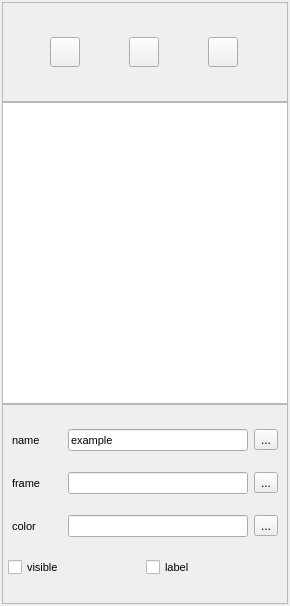
<?xml version="1.0" encoding="UTF-8"?>
<ui version="4.0">
 <class>CloudEditor</class>
 <widget class="QWidget" name="CloudEditor">
  <property name="windowModality">
   <enum>Qt::NonModal</enum>
  </property>
  <property name="enabled">
   <bool>true</bool>
  </property>
  <property name="geometry">
   <rect>
    <x>0</x>
    <y>0</y>
    <width>290</width>
    <height>606</height>
   </rect>
  </property>
  <property name="maximumSize">
   <size>
    <width>300</width>
    <height>16777215</height>
   </size>
  </property>
  <property name="windowTitle">
   <string>Form</string>
  </property>
  <property name="layoutDirection">
   <enum>Qt::LeftToRight</enum>
  </property>
  <property name="autoFillBackground">
   <bool>false</bool>
  </property>
  <property name="locale">
   <locale language="Chinese" country="China"/>
  </property>
  <layout class="QVBoxLayout" name="verticalLayout_3" stretch="0,1,0">
   <property name="spacing">
    <number>0</number>
   </property>
   <property name="sizeConstraint">
    <enum>QLayout::SetDefaultConstraint</enum>
   </property>
   <property name="leftMargin">
    <number>2</number>
   </property>
   <property name="topMargin">
    <number>2</number>
   </property>
   <property name="rightMargin">
    <number>2</number>
   </property>
   <property name="bottomMargin">
    <number>2</number>
   </property>
   <item>
    <widget class="QFrame" name="frame">
     <property name="minimumSize">
      <size>
       <width>0</width>
       <height>100</height>
      </size>
     </property>
     <property name="maximumSize">
      <size>
       <width>16777215</width>
       <height>100</height>
      </size>
     </property>
     <property name="frameShape">
      <enum>QFrame::StyledPanel</enum>
     </property>
     <property name="frameShadow">
      <enum>QFrame::Raised</enum>
     </property>
     <layout class="QVBoxLayout" name="verticalLayout_4">
      <property name="spacing">
       <number>2</number>
      </property>
      <property name="leftMargin">
       <number>0</number>
      </property>
      <property name="topMargin">
       <number>0</number>
      </property>
      <property name="rightMargin">
       <number>0</number>
      </property>
      <property name="bottomMargin">
       <number>0</number>
      </property>
      <item>
       <layout class="QHBoxLayout" name="horizontalLayout">
        <property name="spacing">
         <number>2</number>
        </property>
        <property name="sizeConstraint">
         <enum>QLayout::SetDefaultConstraint</enum>
        </property>
        <item>
         <widget class="QPushButton" name="button_load">
          <property name="maximumSize">
           <size>
            <width>30</width>
            <height>30</height>
           </size>
          </property>
          <property name="toolTip">
           <string>load</string>
          </property>
          <property name="layoutDirection">
           <enum>Qt::LeftToRight</enum>
          </property>
          <property name="autoFillBackground">
           <bool>false</bool>
          </property>
          <property name="text">
           <string/>
          </property>
         </widget>
        </item>
        <item>
         <widget class="QPushButton" name="button_clear">
          <property name="maximumSize">
           <size>
            <width>30</width>
            <height>30</height>
           </size>
          </property>
          <property name="toolTip">
           <string>clear</string>
          </property>
          <property name="text">
           <string/>
          </property>
         </widget>
        </item>
        <item>
         <widget class="QPushButton" name="button_refresh">
          <property name="maximumSize">
           <size>
            <width>30</width>
            <height>30</height>
           </size>
          </property>
          <property name="toolTip">
           <string>refresh</string>
          </property>
          <property name="text">
           <string/>
          </property>
         </widget>
        </item>
       </layout>
      </item>
     </layout>
    </widget>
   </item>
   <item>
    <widget class="QListWidget" name="list_cloud">
     <property name="maximumSize">
      <size>
       <width>16777215</width>
       <height>16777215</height>
      </size>
     </property>
    </widget>
   </item>
   <item>
    <widget class="QFrame" name="editor_frame">
     <property name="minimumSize">
      <size>
       <width>0</width>
       <height>200</height>
      </size>
     </property>
     <property name="frameShape">
      <enum>QFrame::StyledPanel</enum>
     </property>
     <property name="frameShadow">
      <enum>QFrame::Raised</enum>
     </property>
     <layout class="QHBoxLayout" name="horizontalLayout_10">
      <property name="spacing">
       <number>0</number>
      </property>
      <property name="leftMargin">
       <number>5</number>
      </property>
      <property name="topMargin">
       <number>5</number>
      </property>
      <property name="rightMargin">
       <number>5</number>
      </property>
      <property name="bottomMargin">
       <number>5</number>
      </property>
      <item>
       <widget class="QWidget" name="editor" native="true">
        <layout class="QVBoxLayout" name="verticalLayout_2" stretch="0,0,0,0,0">
         <property name="spacing">
          <number>2</number>
         </property>
         <property name="leftMargin">
          <number>0</number>
         </property>
         <property name="topMargin">
          <number>0</number>
         </property>
         <property name="rightMargin">
          <number>0</number>
         </property>
         <property name="bottomMargin">
          <number>0</number>
         </property>
         <item>
          <layout class="QHBoxLayout" name="horizontalLayout_2">
           <property name="spacing">
            <number>2</number>
           </property>
           <item>
            <widget class="QLabel" name="label_3">
             <property name="minimumSize">
              <size>
               <width>50</width>
               <height>0</height>
              </size>
             </property>
             <property name="maximumSize">
              <size>
               <width>50</width>
               <height>16777215</height>
              </size>
             </property>
             <property name="font">
              <font>
               <pointsize>8</pointsize>
              </font>
             </property>
             <property name="text">
              <string>name</string>
             </property>
            </widget>
           </item>
           <item>
            <widget class="QLineEdit" name="editor_cloud_name">
             <property name="maximumSize">
              <size>
               <width>180</width>
               <height>16777215</height>
              </size>
             </property>
             <property name="font">
              <font>
               <pointsize>8</pointsize>
              </font>
             </property>
             <property name="text">
              <string>example</string>
             </property>
            </widget>
           </item>
           <item>
            <widget class="QToolButton" name="toolButton">
             <property name="text">
              <string>...</string>
             </property>
            </widget>
           </item>
          </layout>
         </item>
         <item>
          <layout class="QHBoxLayout" name="horizontalLayout_3">
           <property name="spacing">
            <number>2</number>
           </property>
           <item>
            <widget class="QLabel" name="label">
             <property name="minimumSize">
              <size>
               <width>50</width>
               <height>0</height>
              </size>
             </property>
             <property name="maximumSize">
              <size>
               <width>50</width>
               <height>16777215</height>
              </size>
             </property>
             <property name="font">
              <font>
               <pointsize>8</pointsize>
              </font>
             </property>
             <property name="text">
              <string>frame</string>
             </property>
            </widget>
           </item>
           <item>
            <widget class="QLineEdit" name="editor_cloud_frame">
             <property name="maximumSize">
              <size>
               <width>180</width>
               <height>16777215</height>
              </size>
             </property>
            </widget>
           </item>
           <item>
            <widget class="QToolButton" name="toolButton_3">
             <property name="text">
              <string>...</string>
             </property>
            </widget>
           </item>
          </layout>
         </item>
         <item>
          <layout class="QHBoxLayout" name="horizontalLayout_11">
           <property name="spacing">
            <number>2</number>
           </property>
           <item>
            <widget class="QLabel" name="label_4">
             <property name="minimumSize">
              <size>
               <width>50</width>
               <height>0</height>
              </size>
             </property>
             <property name="maximumSize">
              <size>
               <width>50</width>
               <height>16777215</height>
              </size>
             </property>
             <property name="font">
              <font>
               <pointsize>8</pointsize>
              </font>
             </property>
             <property name="text">
              <string>color</string>
             </property>
            </widget>
           </item>
           <item>
            <widget class="QLineEdit" name="editor_cloud_color">
             <property name="maximumSize">
              <size>
               <width>180</width>
               <height>16777215</height>
              </size>
             </property>
            </widget>
           </item>
           <item>
            <widget class="QToolButton" name="toolButton_4">
             <property name="text">
              <string>...</string>
             </property>
            </widget>
           </item>
          </layout>
         </item>
         <item>
          <layout class="QHBoxLayout" name="horizontalLayout_4">
           <property name="spacing">
            <number>2</number>
           </property>
           <item>
            <widget class="QCheckBox" name="check_cloud_visible">
             <property name="font">
              <font>
               <pointsize>8</pointsize>
              </font>
             </property>
             <property name="text">
              <string>visible</string>
             </property>
            </widget>
           </item>
           <item>
            <widget class="QCheckBox" name="check_cloud_label">
             <property name="font">
              <font>
               <pointsize>8</pointsize>
              </font>
             </property>
             <property name="text">
              <string>label</string>
             </property>
            </widget>
           </item>
          </layout>
         </item>
         <item>
          <layout class="QHBoxLayout" name="horizontalLayout_5">
           <property name="spacing">
            <number>2</number>
           </property>
          </layout>
         </item>
        </layout>
       </widget>
      </item>
     </layout>
    </widget>
   </item>
  </layout>
 </widget>
 <resources/>
 <connections/>
</ui>
